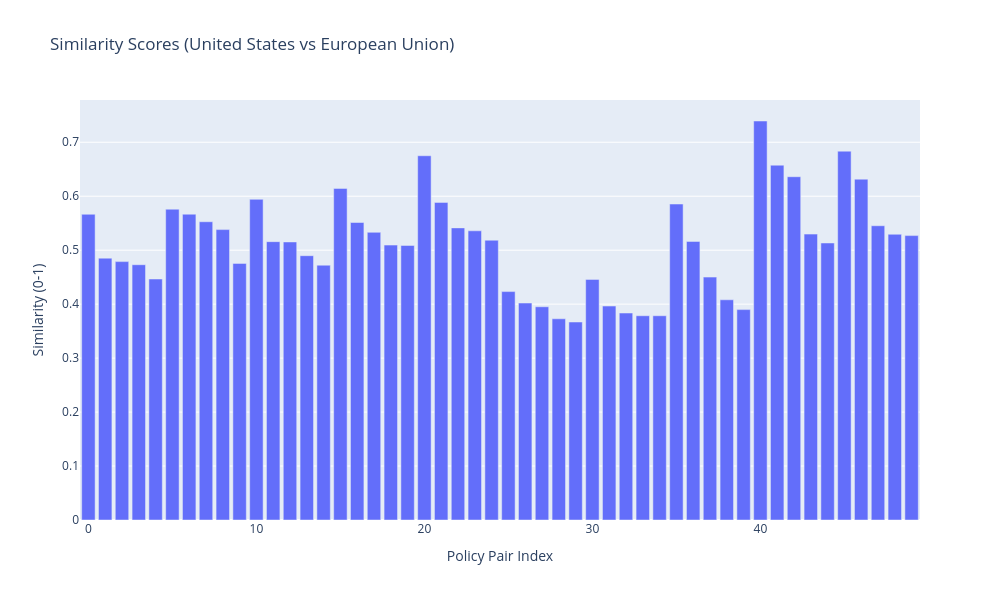

Notebook code for this chart:
### Markdown cell above
### 4.2 Trend Analysis Over Time (Tracking Policy Evolution)
Climate policy is a continuously evolving field shaped by scientific progress, political developments, and international climate agreements. Trend analysis over time allows researchers to track policy changes and adaptations, highlighting how governments respond to climate crises. By examining shifts in legislative focus, such as the increasing emphasis on carbon neutrality, renewable energy adoption, and green finance, this analysis provides valuable insights into emerging policy priorities. A key aspect of this approach involves temporal similarity comparisons, where older policies are compared with their newer counterparts using NLP-based embeddings to assess policy evolution.

The process begins with time-series data structuring, where climate policies are grouped by year, and Named Entity Recognition (NER) techniques extract key themes. Next, embedding and clustering techniques are applied, transforming policies into numerical vectors and identifying commonalities over time. Finally, visualization methods, including heatmaps and trend graphs, highlight the progression of climate policies and detect shifts in regulatory priorities. For instance, analyzing the European Union’s Green Deal policies from 2010 to 2025 could reveal whether regulations have become more stringent, inclusive, or technology-driven.

Several advanced tools facilitate this analysis, including FAISS for efficient retrieval of similar policies, Sentence-Transformers for embedding generation, and Matplotlib & Seaborn for trend visualization. Additionally, AI-powered models like OpenAI GPT-4, DeepSeek, and Grok enhance policy interpretation by identifying emerging patterns and regulatory shifts. By integrating these methods, policymakers can leverage Comparative Policy Analysis with NLP to craft data-driven climate strategies that align with global best practices and evolving environmental goals.

### Code cell
import os
import re
import warnings
import logging

import pandas as pd
import faiss
from sentence_transformers import SentenceTransformer
import plotly.express as px


os.environ["TF_CPP_MIN_LOG_LEVEL"] = "3"
warnings.filterwarnings("ignore")
logging.getLogger("transformers").setLevel(logging.ERROR)
logging.getLogger("sentence_transformers").setLevel(logging.ERROR)
logging.getLogger("tensorflow").setLevel(logging.ERROR)


INPUT_FILE = "Data/Preprocessed_Climate_Policy.xlsx"
TEXT_COLUMNS = ["processed_text", "lemmatized_text", "summary", "translated_text", "clean_text", "content", "text", "policy_text"]

EMBED_MODEL = "sentence-transformers/all-MiniLM-L6-v2"
TOP_K_COMPARE = 5


df = pd.read_excel(INPUT_FILE)

text_col = next((c for c in TEXT_COLUMNS if c in df.columns), None)
if not text_col:
    raise ValueError("No suitable text column found for processing.")

df[text_col] = df[text_col].astype(str).fillna("")


embedder = SentenceTransformer(EMBED_MODEL)
embeddings = embedder.encode(df[text_col].tolist(), convert_to_numpy=True, show_progress_bar=False)

index = faiss.IndexFlatL2(embeddings.shape[1])
index.add(embeddings)


FOLDER_GROUP = {
    "NASA": "United States",
    "NOAA": "United States",
    "EEA": "European Union",
    "UNFCCC": "Global",
    "World bank": "Global",
    "WRI": "Global",
    "Climate Policy Database": "Global",
    "Climate watch": "Global",
    "IPCC_AR6_Reports": "Global",
    "Google Scholar": "Global",
    "arxiv": "Global",
}

ALIASES = {
    "u.s.": "United States",
    "us": "United States",
    "usa": "United States",
    "united states of america": "United States",
    "eu": "European Union",
    "europe": "European Union",
    "european commission": "European Union",
}


COUNTRY_PATTERN = re.compile(
    r"\b("
    r"United States|United States of America|U\.S\.|USA|US|"
    r"European Union|EU|Europe|European Commission|"
    r"France|Germany|China|India|Japan|Canada|Australia|Brazil|Russia|"
    r"South Africa|Mexico|Italy|Spain|Netherlands|Sweden|Denmark|Norway|Finland"
    r")\b",
    flags=re.IGNORECASE,
)


def normalize_label(x: str) -> str:
    x = "" if pd.isna(x) else str(x).strip()
    k = x.casefold()
    return ALIASES.get(k, x)


def ensure_group_column(frame: pd.DataFrame) -> pd.DataFrame:
    out = frame.copy()

    if "group" in out.columns:
        out["group"] = out["group"].astype(str).apply(normalize_label)
        return out

    groups = []
    for _, row in out.iterrows():
        txt = str(row.get(text_col, ""))

        m = COUNTRY_PATTERN.search(txt)
        if m:
            groups.append(normalize_label(m.group(0)))
            continue

        src = str(row.get("source", "")).strip()
        groups.append(FOLDER_GROUP.get(src, "Global"))

    out["group"] = pd.Series(groups).apply(normalize_label)
    return out


def cross_group_policy_comparison(group_a: str, group_b: str, top_k: int = TOP_K_COMPARE) -> pd.DataFrame:
    frame = ensure_group_column(df)

    a = normalize_label(group_a)
    b = normalize_label(group_b)

    a_texts = frame.loc[frame["group"].str.casefold() == a.casefold(), text_col].tolist()
    b_texts = frame.loc[frame["group"].str.casefold() == b.casefold(), text_col].tolist()

    if not a_texts or not b_texts:
        available = sorted(frame["group"].dropna().unique().tolist())
        raise ValueError(f"No policies found for one or both groups. Available groups: {available}")

    a_emb = embedder.encode(a_texts, convert_to_numpy=True, show_progress_bar=False)
    b_emb = embedder.encode(b_texts, convert_to_numpy=True, show_progress_bar=False)

    b_index = faiss.IndexFlatL2(b_emb.shape[1])
    b_index.add(b_emb)
    distances, indices = b_index.search(a_emb, top_k)

    rows = []
    for i, a_policy in enumerate(a_texts):
        for j in range(top_k):
            d = float(distances[i][j])
            sim = 1.0 / (1.0 + max(d, 0.0))
            rows.append(
                {
                    "Group 1": a,
                    "Policy 1": a_policy,
                    "Group 2": b,
                    "Policy 2": b_texts[int(indices[i][j])],
                    "Similarity Score": sim,
                }
            )

    return pd.DataFrame(rows)


group_a = "United States"
group_b = "European Union"

comparison_results = cross_group_policy_comparison(group_a, group_b, top_k=TOP_K_COMPARE)

fig = px.bar(
    comparison_results.reset_index(drop=True),
    x=comparison_results.reset_index(drop=True).index,
    y="Similarity Score",
    title="Similarity Scores (United States vs European Union)",
    labels={"Similarity Score": "Similarity (0-1)", "x": "Policy Pair Index"},
)
fig.update_layout(height=600, width=1000)
fig.show()

comparison_results.head(10)

### Figure 1 — Plotly figure (JSON) as saved in the notebook; plotly's stock layout.template omitted (floating-point values rounded to 4 significant figures)
{"data": [{"alignmentgroup": "True", "hovertemplate": "Policy Pair Index=%{x}<br>Similarity (0-1)=%{y}<extra></extra>", "legendgroup": "", "marker": {"color": "#636efa", "pattern": {"shape": ""}}, "name": "", "offsetgroup": "", "orientation": "v", "showlegend": false, "textposition": "auto", "type": "bar", "x": [0, 1, 2, 3, 4, 5, 6, 7, 8, 9, 10, 11, 12, 13, 14, 15, 16, 17, 18, 19, 20, 21, 22, 23, 24, 25, 26, 27, 28, 29, 30, 31, 32, 33, 34, 35, 36, 37, 38, 39, 40, 41, 42, 43, 44, 45, 46, 47, 48, 49], "xaxis": "x", "y": [0.5665, 0.4853, 0.4788, 0.4731, 0.4466, 0.576, 0.5667, 0.5527, 0.5382, 0.4755, 0.5943, 0.5158, 0.5153, 0.4898, 0.4722, 0.6145, 0.5513, 0.5331, 0.5095, 0.5088, 0.675, 0.5886, 0.5413, 0.5359, 0.5185, 0.4233, 0.4021, 0.3951, 0.3729, 0.3669, 0.4459, 0.3965, 0.3836, 0.3785, 0.3785, 0.5856, 0.5163, 0.4501, 0.4081, 0.3899, 0.7394, 0.6575, 0.6362, 0.5298, 0.5133, 0.6835, 0.6316, 0.5453, 0.5295, 0.527], "yaxis": "y"}], "layout": {"barmode": "relative", "height": 600, "legend": {"tracegroupgap": 0}, "title": {"text": "Similarity Scores (United States vs European Union)"}, "width": 1000, "xaxis": {"anchor": "y", "domain": [0, 1], "title": {"text": "Policy Pair Index"}}, "yaxis": {"anchor": "x", "domain": [0, 1], "title": {"text": "Similarity (0-1)"}}}}
